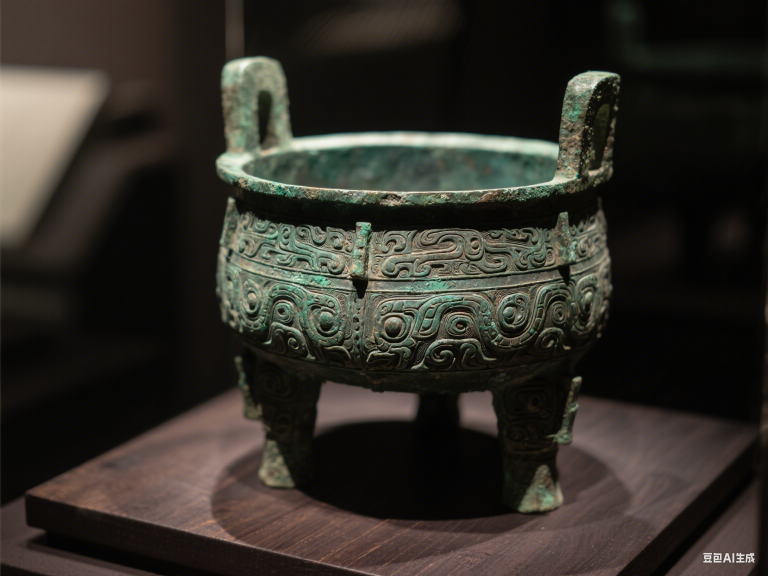
#> input picture ai_core/models/client/image.png, 1536 x 1152 px (shown at 1/2 size); its folder holds only this picture in this run
$ python -i image_service.py   (imports and definitions only)
#> lines starting #> are read from the running program, lines starting #| are printed output that depends on the picture
### utils/logger_config.py
"""
统一日志配置工具
为整个AI鉴宝师项目提供标准化的日志记录配置
"""

import os
import logging
import logging.handlers
from datetime import datetime
from pathlib import Path
from typing import Optional, Dict, Any


class LoggerConfig:
    """统一日志配置类"""

    # 日志级别映射
    LOG_LEVELS = {
        'DEBUG': logging.DEBUG,
        'INFO': logging.INFO,
        'WARNING': logging.WARNING,
        'ERROR': logging.ERROR,
        'CRITICAL': logging.CRITICAL
    }

    def __init__(self, base_log_dir: str = "logs"):
        """
        初始化日志配置

        Args:
            base_log_dir: 基础日志目录
        """
        self.base_log_dir = Path(base_log_dir)
        self.ensure_log_directory()

    def ensure_log_directory(self):
        """确保日志目录存在"""
        self.base_log_dir.mkdir(exist_ok=True)
        # 精简后不再需要子目录，所有日志文件直接放在logs根目录

    def get_logger(self,
                   name: str,
                   log_file: str,
                   level: str = 'INFO',
                   max_bytes: int = 10 * 1024 * 1024,  # 10MB
                   backup_count: int = 5,
                   console_output: bool = True,
                   json_format: bool = False) -> logging.Logger:
        """
        获取配置好的logger

        Args:
            name: logger名称
            log_file: 日志文件路径（相对于base_log_dir）
            level: 日志级别
            max_bytes: 单个日志文件最大大小
            backup_count: 备份文件数量
            console_output: 是否输出到控制台
            json_format: 是否使用JSON格式

        Returns:
            配置好的logger
        """
        # 获取或创建logger
        logger = logging.getLogger(name)

        # 如果logger已经配置过，直接返回
        if logger.handlers:
            return logger

        logger.setLevel(self.LOG_LEVELS.get(level.upper(), logging.INFO))

        # 创建文件处理器（轮转日志）
        log_path = self.base_log_dir / log_file
        file_handler = logging.handlers.RotatingFileHandler(
            filename=log_path,
            maxBytes=max_bytes,
            backupCount=backup_count,
            encoding='utf-8'
        )

        # 创建格式化器
        if json_format:
            formatter = JsonFormatter()
        else:
            formatter = logging.Formatter(
                fmt='%(asctime)s - %(name)s - %(levelname)s - %(filename)s:%(lineno)d - %(message)s',
                datefmt='%Y-%m-%d %H:%M:%S'
            )

        file_handler.setFormatter(formatter)
        logger.addHandler(file_handler)

        # 控制台处理器（如果需要）
        if console_output:
            console_handler = logging.StreamHandler()
            console_formatter = logging.Formatter(
                fmt='%(asctime)s - %(name)s - %(levelname)s - %(message)s',
                datefmt='%H:%M:%S'
            )
            console_handler.setFormatter(console_formatter)
            logger.addHandler(console_handler)

        return logger

    # [8 lines left out: function get_ai_core_logger, not called in this run]

    def get_backend_logger(self, module_name: str) -> logging.Logger:
        """获取后端模块logger - 所有后端相关日志合并到一个文件"""
        return self.get_logger(
            name=f"backend.{module_name}",
            log_file="backend.log",
            level='INFO',
            console_output=True
        )

    # [30 lines left out: functions get_frontend_logger, get_system_logger, cleanup_old_logs, not called in this run]


class JsonFormatter(logging.Formatter):
    """JSON格式的日志格式化器"""

    # [22 lines left out: function format, not called in this run]


class PerformanceLogger:
    """性能监控日志类"""

    def __init__(self, logger: logging.Logger):
        self.logger = logger

    # [21 lines left out: functions log_execution_time, log_memory_usage, not called in this run]


def setup_project_logging(base_dir: str = None) -> LoggerConfig:
    """
    为整个项目设置日志系统

    Args:
        base_dir: 项目根目录，如果为None则自动检测

    Returns:
        LoggerConfig实例
    """
    if base_dir is None:
        # 自动检测项目根目录
        base_dir = Path(__file__).parent.parent

    log_dir = Path(base_dir) / "logs"
    return LoggerConfig(str(log_dir))


# 单例模式的全局logger配置
_global_logger_config = None

def get_global_logger_config() -> LoggerConfig:
    """获取全局logger配置实例"""
    global _global_logger_config
    if _global_logger_config is None:
        _global_logger_config = setup_project_logging()
    return _global_logger_config


# 便捷函数
def get_ai_logger(module_name: str) -> logging.Logger:
    """便捷函数：获取AI核心模块logger"""
    return get_global_logger_config().get_ai_core_logger(module_name)

def get_backend_logger(module_name: str) -> logging.Logger:
    """便捷函数：获取后端模块logger"""
    return get_global_logger_config().get_backend_logger(module_name)

def get_system_logger() -> logging.Logger:
    """便捷函数：获取系统logger"""
    return get_global_logger_config().get_system_logger()

### backend/services/image_service.py
import os
import sys
import uuid
from PIL import Image
import cv2
import numpy as np
from werkzeug.utils import secure_filename

# 添加项目根目录到系统路径
sys.path.append(os.path.join(os.path.dirname(__file__), '..', '..'))
from utils.logger_config import get_backend_logger

# 配置图像服务模块日志
logger = get_backend_logger('image_service')

class ImageService:
    """图片处理服务"""

    def __init__(self):
        """初始化图片服务"""
        self.upload_folder = 'uploads'
        self.allowed_extensions = {'png', 'jpg', 'jpeg', 'gif', 'bmp'}

        # 创建上传目录
        if not os.path.exists(self.upload_folder):
            os.makedirs(self.upload_folder)

    # [39 lines left out: functions allowed_file, save_image, process_image, not called in this run]

    def enhance_image(self, image_path):
        """增强图片质量"""
#> called with image_path = '../../ai_core/models/client/image.png'
        try:
            # 使用OpenCV读取图片
            image = cv2.imread(image_path)
#> image is the input picture: shape (1152, 1536, 3); mean B, G, R 39.4, 46, 49.4

            # 转换为LAB颜色空间
            lab = cv2.cvtColor(image, cv2.COLOR_BGR2LAB)
#> lab: shape (1152, 1536, 3); mean of channels 0, 1, 2 47.6, 128.3, 132.3

            # 分离通道
            l, a, b = cv2.split(lab)
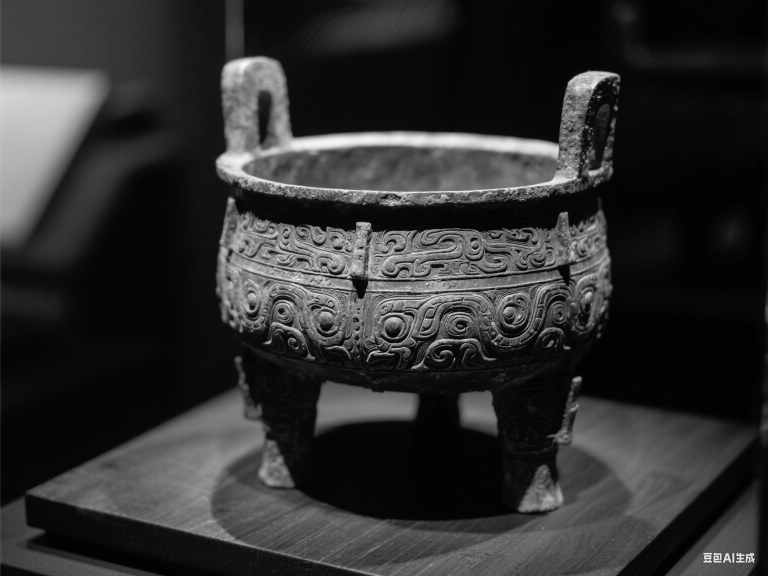
#> l: shape (1152, 1536) (shown at 1/2 size); min 0, max 253, mean 47.6
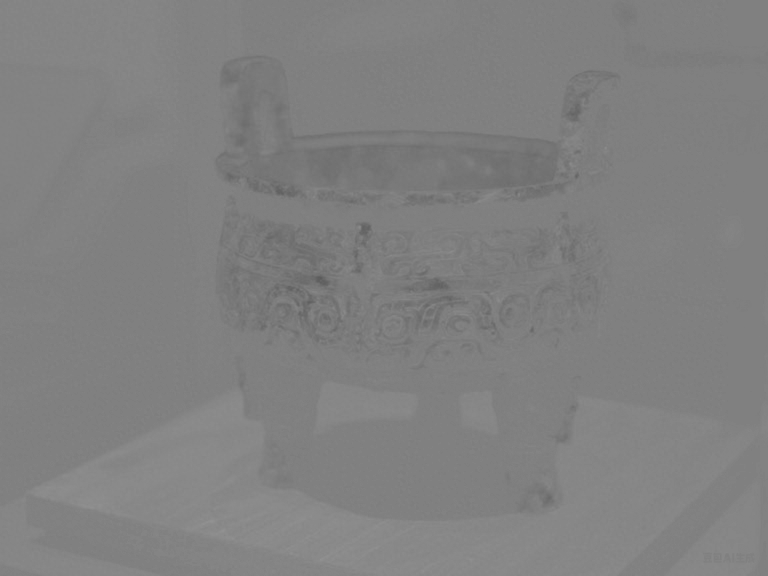
#> a: shape (1152, 1536) (shown at 1/2 size); min 90, max 147, mean 128.3

            # 对L通道进行CLAHE（对比度限制自适应直方图均衡）
            clahe = cv2.createCLAHE(clipLimit=2.0, tileGridSize=(8, 8))
            l = clahe.apply(l)
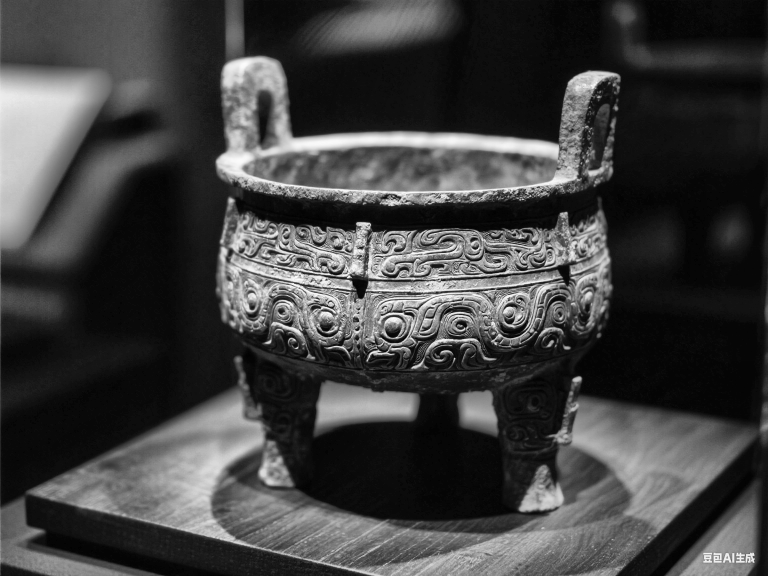
#> l: shape (1152, 1536) (shown at 1/2 size); min 0, max 255, mean 64.8

            # 合并通道
            enhanced_lab = cv2.merge([l, a, b])
#> enhanced_lab: shape (1152, 1536, 3); mean of channels 0, 1, 2 64.8, 128.3, 132.3

            # 转换回BGR
            enhanced_image = cv2.cvtColor(enhanced_lab, cv2.COLOR_LAB2BGR)
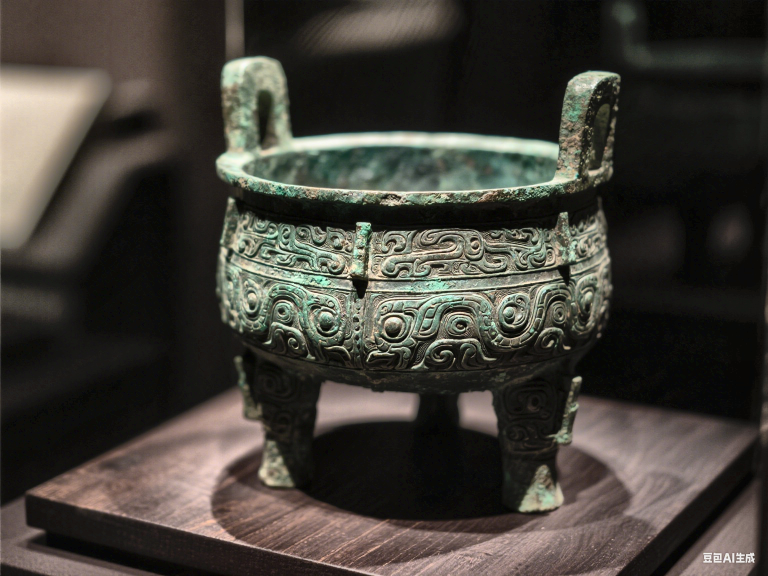
#> enhanced_image: shape (1152, 1536, 3) (shown at 1/2 size); mean B, G, R 56.2, 63, 66.5

            # 保存增强后的图片
            enhanced_path = image_path.replace('.', '_enhanced.')
            cv2.imwrite(enhanced_path, enhanced_image)

            return enhanced_path

        except Exception as e:
            raise Exception(f"图片增强失败: {str(e)}")

    # [72 lines left out: functions extract_features, validate_image, delete_image, not called in this run]

>>> result = ImageService().enhance_image('../../ai_core/models/client/image.png')
